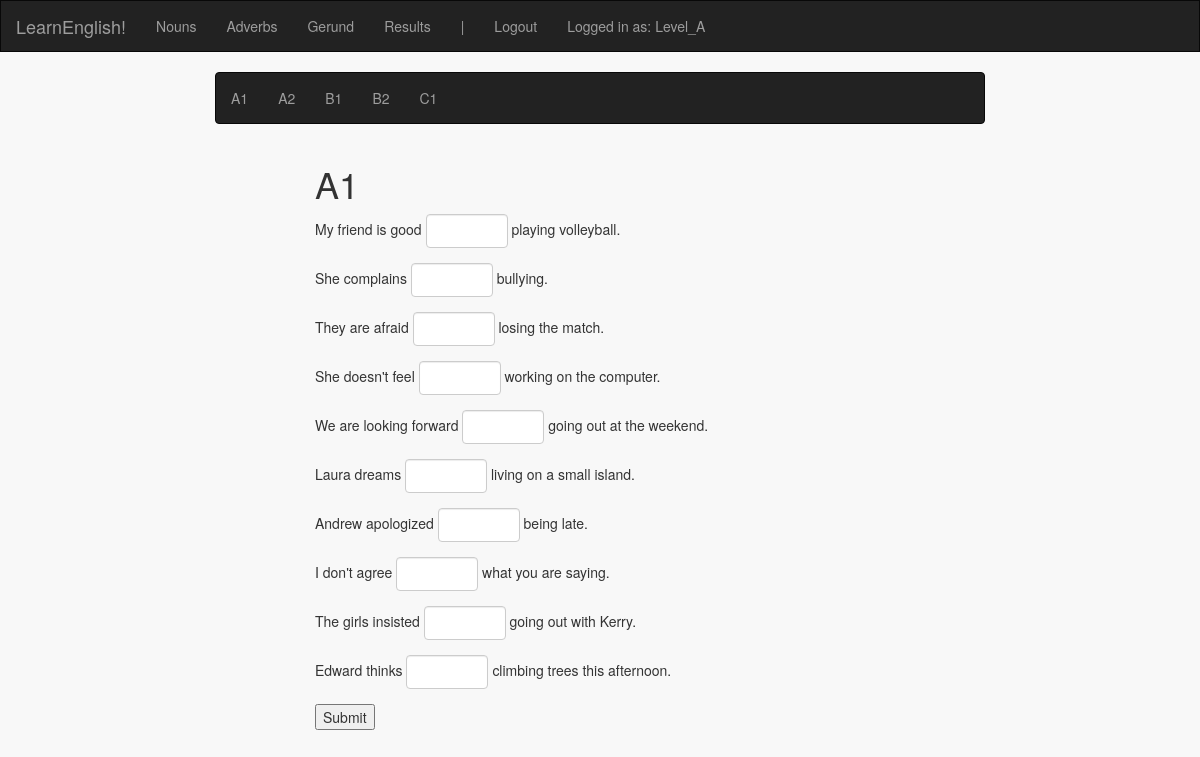
Page /gerund/A1 (signed in) on the earlier database version.
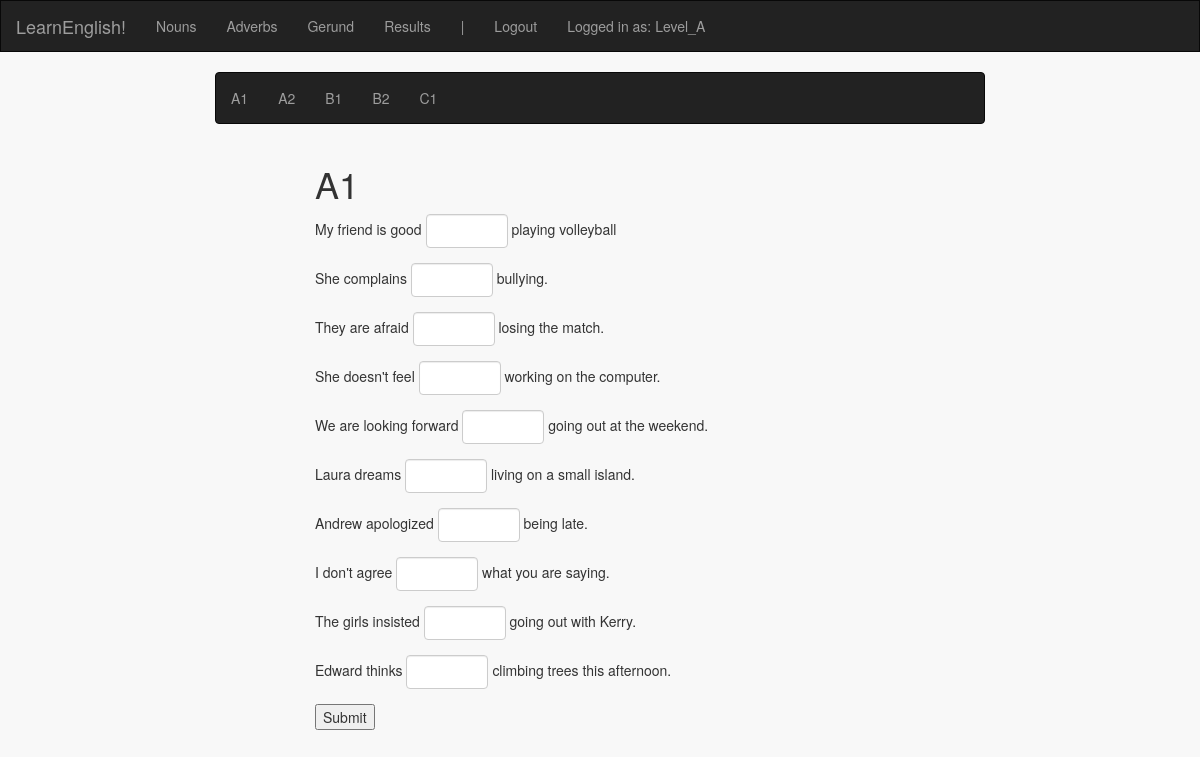
Same page on the later database version.
### english_exercises/models.py (models this page shows, shortened)
class OpenQuestion(db.Model):
    id = db.Column(db.Integer, primary_key=True)
    question = db.Column(db.String(80))
    answer = db.Column(db.String(80))
    category = db.Column(db.String(80))
    level = db.Column(db.String(80))

### english_exercises/views.py (the view, shortened to what this page needs)
@app.route("/gerund")
@app.route('/gerund/<level>', methods=['GET', 'POST'])
@login_required
def gerund(level=None):
    options = ['about', 'for', 'on', 'to', 'of', 'up']
    if level == None:
        return render_template('gerund/gerund.html')
    else:
        if request.method == 'GET':
            if allowed_in_level(level, calculate_score(session['username'])):
                if level != "A2":
                    questions = OpenQuestion.query.filter_by(category='Gerund').filter_by(level=level).all()
                    return render_template('gerund/' + level + '.html', level=level, questions=questions)
                else:
                    questions = MultiQuestion.query.filter_by(category='Gerund').filter_by(level=level).all()
                    return render_template('gerund/' + level + '.html', level=level, questions=questions, options=options)
            else:
                return render_template('gerund/locked.html')
    return render_template('gerund/gerund.html')

### english_exercises/level_access.py (called while the page is built, shortened)
def calculate_score(username):
    if get_correct_answers(username) <= 0:
        return 0
    else:
        ratio = get_correct_answers(username) / (get_correct_answers(username) + get_incorrect_answers(username))
        score = get_correct_answers(username) * ratio
        if score < 0:
            return 0
        else:
            return round(score, 2)

def get_correct_answers(user_name):
    return User.query.filter_by(username=user_name).first().amountCorrect

def get_incorrect_answers(user_name):
    return User.query.filter_by(username=user_name).first().amountIncorrect

def allowed_in_level(level, score):
    if 'A' in level:
        return True

### english_exercises/views.py (called while the page is built)
def login_required(f):
    @wraps(f)
    def decorated_function(*args, **kwargs):
        if session.get('logged_in') is None:
            flash("You must be logged in for this feature")
            return redirect(url_for('login', next=request.url))
        return f(*args, **kwargs)
    return decorated_function

### english_exercises/templates/gerund/A1.html
{% extends 'gerund/gerund.html' %}
{% block form %}
<div class="col-xs-3"></div>
<div class="col-xs-6 center">
    <h1>{{level}}</h1>
    <form action="/gerund/{{level}}" method="POST">
        {% include 'singleopen.html' %}
        <input type="submit" value="Submit">
    </form>
</div>
<div class="col-xs-3"></div>
{% endblock %}

### english_exercises/templates/singleopen.html
{% from 'inputmacro.html' import input %}
{% for q in questions %}
    <div class="form-group form-inline">
            {{- q.question |format(input(q.id))|safe -}}
    </div>
{% endfor %}

### english_exercises/templates/inputmacro.html
{% macro input(name, value='', type='text', size=5) -%}
    <input type="{{ type }}" name="{{ name }}" value="{{ value|e }}" size="{{ size }}" class="form-control">
{%- endmacro %}

Differences in the rows shown:
changed OpenQuestion: question "My friend is good playing volleyball." → "My friend is good playing volleyball"
